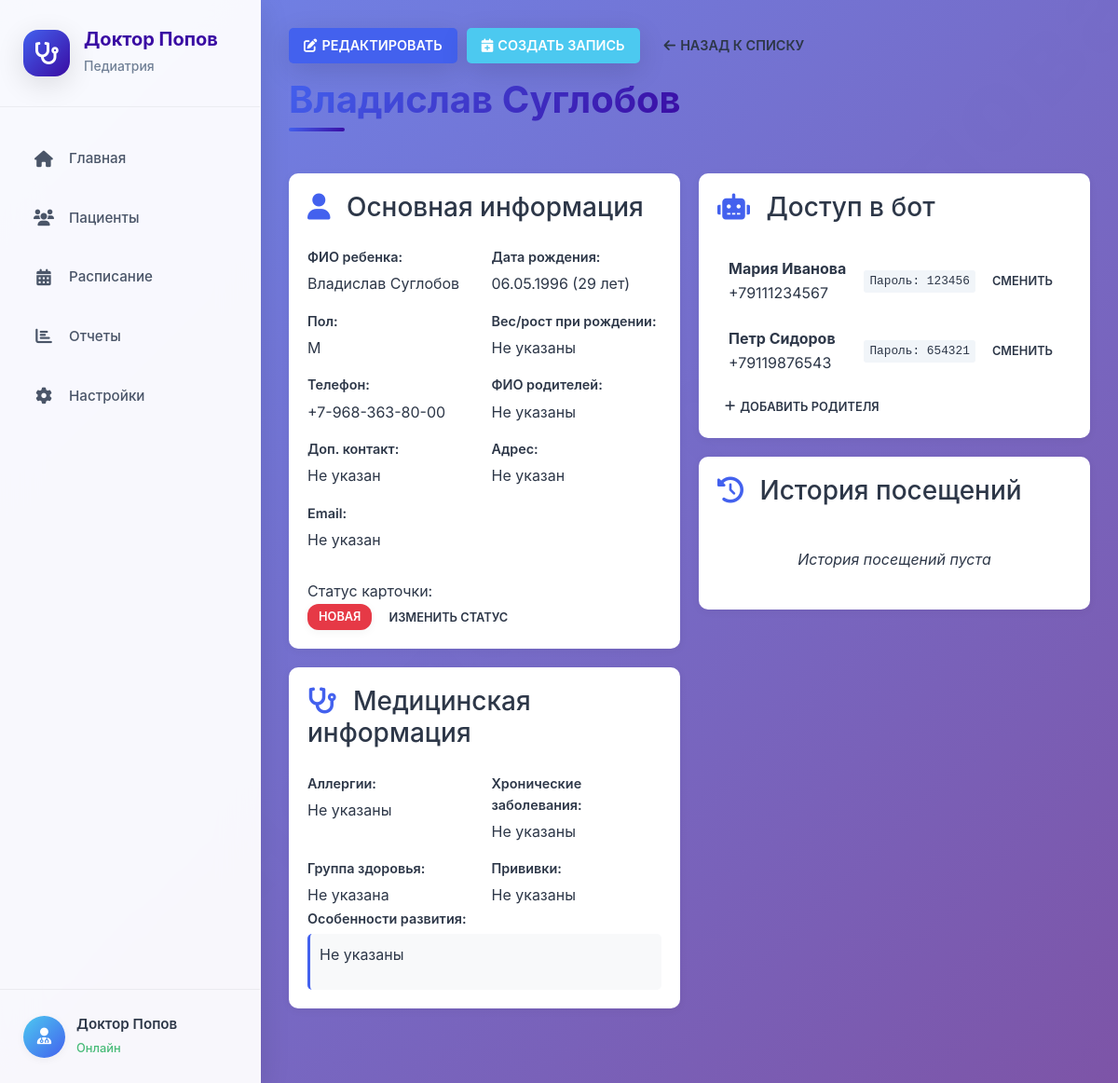
Screenshot of /patients/4 with the database file from the repository.
### app/models.py (models this page shows)
class Patient(Base):
    __tablename__ = "patients"
    id = Column(Integer, primary_key=True, index=True)
    first_name = Column(String(100), nullable=False)
    last_name = Column(String(100), nullable=False)
    birth_date = Column(Date, nullable=False)
    gender = Column(String(10), nullable=False)
    phone = Column(String(20), nullable=False)
    parent_name = Column(String(200))
    parent_phone = Column(String(20))
    address = Column(Text)
    email = Column(String(100))
    birth_weight = Column(Integer)  # в граммах
    birth_height = Column(Integer)  # в см
    allergies = Column(Text)
    chronic_diseases = Column(Text)
    health_group = Column(String(10))
    vaccinations = Column(Text)
    development_notes = Column(Text)
    status = Column(String(20), default="new")  # new, confirmed, archived
    created_at = Column(DateTime, default=datetime.now)
    appointments = relationship("Appointment", back_populates="patient")

class Parent(Base):
    __tablename__ = "parents"
    id = Column(Integer, primary_key=True, index=True)
    phone = Column(String(20), unique=True, nullable=False)
    password = Column(String(100), nullable=False)
    first_name = Column(String(100))
    last_name = Column(String(100))
    created_at = Column(DateTime, default=datetime.now)

### app/main.py (the view)
@app.get("/patients/{patient_id}", response_class=HTMLResponse)
async def patient_detail(request: Request, patient_id: int, db: Session = Depends(get_db)):
    patient = db.query(Patient).filter(Patient.id == patient_id).first()
    if not patient:
        raise HTTPException(status_code=404, detail="Patient not found")
    appointments = db.query(Appointment).filter(Appointment.patient_id == patient_id).order_by(Appointment.date.desc()).all()
    parents = db.query(Parent).all()
    return templates.TemplateResponse("patients/detail.html", {
        "request": request,
        "patient": patient,
        "appointments": appointments,
        "parents": parents
    })

### app/templates/patients/detail.html (shortened to what this page needs)
{% extends "base.html" %}
{% block content %}
<div class="patient-detail">
    <div class="page-header">
        <div class="header-actions">
            <button class="btn btn-primary" onclick="editPatient()">
                <i class="fas fa-edit"></i> РЕДАКТИРОВАТЬ
            </button>
            <button class="btn btn-success" onclick="showCreateAppointmentModal()">
                <i class="fas fa-calendar-plus"></i> СОЗДАТЬ ЗАПИСЬ
            </button>
            <a href="/" class="btn btn-outline">
                <i class="fas fa-arrow-left"></i> НАЗАД К СПИСКУ
            </a>
        </div>
        <h2 class="page-title">{{ patient.last_name }} {{ patient.first_name }}</h2>
    </div>
    <div class="patient-layout">
        <div class="patient-left">
            <div class="info-card">
                <h3><i class="fas fa-user"></i> Основная информация</h3>
                <div class="info-grid">
                    <div class="info-item">
                        <label>ФИО ребенка:</label>
                        <span>{{ patient.last_name }} {{ patient.first_name }}</span>
                    </div>
                    <div class="info-item">
                        <label>Дата рождения:</label>
                        <span>
                            {% if patient.birth_date %}
                                {{ patient.birth_date.strftime('%d.%m.%Y') }} ({{ calculate_age(patient.birth_date) }} лет)
                            {% else %}
                                Не указана
                            {% endif %}
                        </span>
                    </div>
                    <div class="info-item">
                        <label>Пол:</label>
                        <span>{% if patient.gender %}{{ patient.gender }}{% else %}Не указан{% endif %}</span>
                    </div>
                    <div class="info-item">
                        <label>Вес/рост при рождении:</label>
                        <span>
                            {% if patient.birth_weight and patient.birth_height %}
                                {{ patient.birth_weight }}г/{{ patient.birth_height }}см
                            {% else %}
                                Не указаны
                            {% endif %}
                        </span>
                    </div>
                    <div class="info-item">
                        <label>Телефон:</label>
                        <span>{{ patient.phone or 'Не указан' }}</span>
                    </div>
                    <div class="info-item">
                        <label>ФИО родителей:</label>
                        <span>{{ patient.parent_name or 'Не указаны' }}</span>
                    </div>
                    <div class="info-item">
                        <label>Доп. контакт:</label>
                        <span>{{ patient.parent_phone or 'Не указан' }}</span>
                    </div>
                    <div class="info-item">
                        <label>Адрес:</label>
                        <span>{{ patient.address or 'Не указан' }}</span>
                    </div>
                    <div class="info-item">
                        <label>Email:</label>
                        <span>{{ patient.email or 'Не указан' }}</span>
                    </div>
                </div>
                <div class="status-section">
                    <label>Статус карточки:</label>
                    <div class="status-badges">
                        <span class="status-badge {% if patient.status == 'new' %}status-new{% else %}status-confirmed{% endif %}">
                            {% if patient.status == 'new' %}НОВАЯ{% else %}ПОДТВЕРЖДЕНА{% endif %}
                        </span>
                        <button class="btn btn-sm btn-outline" onclick="changePatientStatus()">ИЗМЕНИТЬ СТАТУС</button>
                    </div>
                </div>
            </div>
            <div class="info-card">
                <h3><i class="fas fa-stethoscope"></i> Медицинская информация</h3>
                <div class="info-grid">
                    <div class="info-item">
                        <label>Аллергии:</label>
                        <span>{{ patient.allergies or 'Не указаны' }}</span>
                    </div>
                    <div class="info-item">
                        <label>Хронические заболевания:</label>
                        <span>{{ patient.chronic_diseases or 'Не указаны' }}</span>
                    </div>
                    <div class="info-item">
                        <label>Группа здоровья:</label>
                        <span>{{ patient.health_group or 'Не указана' }}</span>
                    </div>
                    <div class="info-item">
                        <label>Прививки:</label>
                        <span>{{ patient.vaccinations or 'Не указаны' }}</span>
                    </div>
                </div>
                <div class="info-item full-width">
                    <label>Особенности развития:</label>
                    <div class="development-notes">{{ patient.development_notes or 'Не указаны' }}</div>
                </div>
            </div>
        </div>
        <div class="patient-right">
            <div class="info-card">
                <h3><i class="fas fa-robot"></i> Доступ в бот</h3>
                <div class="parents-list">
                    {% for parent in parents %}
                    <div class="parent-item">
                        <div class="parent-info">
                            <strong>{{ parent.first_name }} {{ parent.last_name }}</strong>
                            <div class="parent-phone">{{ parent.phone }}</div>
                        </div>
                        <div class="parent-actions">
                            <span class="password">Пароль: {{ parent.password }}</span>
                            <button class="btn btn-sm btn-outline">СМЕНИТЬ</button>
                        </div>
                    </div>
                    {% else %}
                    <div class="empty-state">Родители не привязаны</div>
                    {% endfor %}
                </div>
                <button class="btn btn-sm btn-outline mt-2">
                    <i class="fas fa-plus"></i> ДОБАВИТЬ РОДИТЕЛЯ
                </button>
            </div>
            <div class="info-card">
                <h3><i class="fas fa-history"></i> История посещений</h3>
                <div class="visits-list">
                    {% for appointment in appointments %}
                    <div class="visit-item">
                        <div class="visit-main">
                            <div class="visit-date">{{ appointment.date.strftime('%d.%m.%Y') }} {{ appointment.time }}</div>
                            <div class="visit-type">{{ appointment.type|upper }}</div>
                            <div class="visit-status status-badge {% if appointment.status == 'completed' %}status-completed{% elif appointment.status == 'confirmed' %}status-confirmed{% else %}status-new{% endif %}">
                                {% if appointment.status == 'completed' %}ЗАВЕРШЕНО
                                {% elif appointment.status == 'confirmed' %}ПОДТВЕРЖДЕНО
                                {% else %}НОВАЯ{% endif %}
                            </div>
                        </div>
                        <div class="visit-actions">
                            {% if appointment.status == 'completed' %}
                                <a href="/visit-result/{{ appointment.id }}" class="btn btn-sm btn-primary">
                                    <i class="fas fa-file-medical"></i> Заполнить итог
                                </a>
                            {% else %}
                                <button class="btn btn-sm btn-outline" onclick="fillVisitResult({{ appointment.id }})">
                                    <i class="fas fa-file-medical"></i> Заполнить итог
                                </button>
                            {% endif %}
                            <button class="btn btn-sm btn-outline">
                                <i class="fas fa-eye"></i> Посмотреть детали
                            </button>
                        </div>
                    </div>
                    {% else %}
                    <div class="empty-state">История посещений пуста</div>
                    {% endfor %}
                </div>
            </div>
        </div>
    </div>
</div>
{% endblock %}

### app/static/css/main.css (style rules this page uses)
:root { --primary: #4361ee; --primary-light: #4895ef; --primary-dark: #3a0ca3; --secondary: #f72585; --success: #4cc9f0; --warning: #f8961e; --danger: #e63946; --info: #7209b7; --gradient-primary: linear-gradient(135deg, #4361ee 0%, #3a0ca3 100%); --gradient-secondary: linear-gradient(135deg, #f72585 0%, #b5179e 100%); --gradient-success: linear-gradient(135deg, #4cc9f0 0%, #4361ee 100%); --gradient-bg: linear-gradient(135deg, #667eea 0%, #764ba2 100%); --gradient-card: linear-gradient(135deg, #ffffff 0%, #f8f9fa 100%); --shadow-sm: 0 2px 10px rgba(0, 0, 0, 0.05); --shadow-md: 0 8px 30px rgba(0, 0, 0, 0.12); --shadow-lg: 0 20px 60px rgba(0, 0, 0, 0.15); --shadow-hover: 0 15px 40px rgba(67, 97, 238, 0.2); --border-radius: 16px; --border-radius-sm: 12px; --border-radius-lg: 20px; --transition: all 0.4s cubic-bezier(0.25, 0.46, 0.45, 0.94); }
* { margin: 0; padding: 0; box-sizing: border-box; }
body { font-family: 'Inter', -apple-system, BlinkMacSystemFont, sans-serif; font-weight: 400; line-height: 1.6; color: #2d3748; overflow-x: hidden; background: #f8fafc; }
.page-header { margin-bottom: 40px; animation: slideDown 0.8s ease; }
.page-title { font-size: 2.5rem; font-weight: 700; background: var(--gradient-primary); -webkit-background-clip: text; -webkit-text-fill-color: transparent; background-clip: text; margin-bottom: 15px; position: relative; display: inline-block; }
.page-title::after { content: ''; position: absolute; bottom: -10px; left: 0; width: 60px; height: 4px; background: var(--gradient-primary); border-radius: 2px; }
.header-actions { display: flex; gap: 15px; margin-bottom: 25px; flex-wrap: wrap; }
.btn { padding: 12px 24px; border-radius: var(--border-radius-sm); font-weight: 600; font-size: 0.95rem; text-decoration: none; display: inline-flex; align-items: center; gap: 8px; border: none; cursor: pointer; transition: var(--transition); position: relative; overflow: hidden; }
.btn::before { content: ''; position: absolute; top: 0; left: -100%; width: 100%; height: 100%; background: linear-gradient(90deg, transparent, rgba(255,255,255,0.2), transparent); transition: var(--transition); }
.btn-primary { background: var(--gradient-primary); color: white; box-shadow: var(--shadow-md); }
.btn-success { background: var(--gradient-success); color: white; box-shadow: var(--shadow-md); }
.btn-outline { background: transparent; border: 2px solid var(--primary); color: var(--primary); }
.btn-sm { padding: 8px 16px; font-size: 0.875rem; }
.status-badge { padding: 6px 16px; border-radius: 20px; font-size: 0.8rem; font-weight: 600; text-align: center; box-shadow: var(--shadow-sm); transition: var(--transition); }
.status-badge.status-new { background: var(--gradient-secondary); color: white; }

### rows the page displays
Patient: last_name "Владислав", first_name "Суглобов", birth_date "06.05.1996", birth_date "29", gender "М", phone "+7-968-363-80-00", parent_name "Не указаны", parent_phone "Не указан", address "Не указан", email "Не указан", allergies "Не указаны", chronic_diseases "Не указаны", health_group "Не указана", vaccinations "Не указаны", development_notes "Не указаны"
Parent: first_name "Мария", last_name "Иванова", phone "+79111234567", password "123456"
Parent: first_name "Петр", last_name "Сидоров", phone "+79119876543", password "654321"
